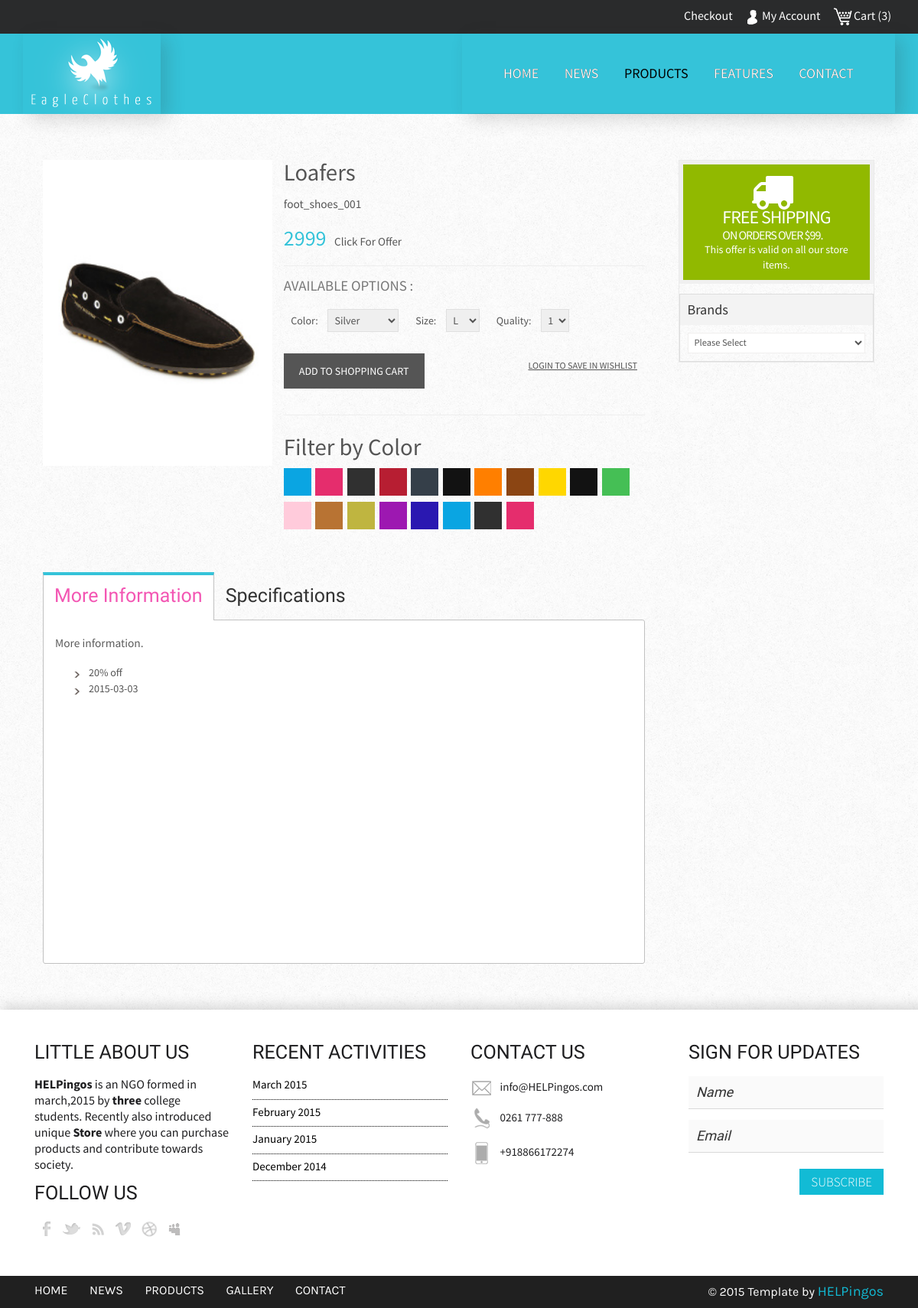
The page /singlesunny.php?product_id=15 on the database its author committed.
### tables this page shows
CREATE TABLE IF NOT EXISTS `helpingos_product` (
  `Pro_id` int(11) NOT NULL AUTO_INCREMENT,
  `pro_category_id` varchar(50) NOT NULL,
  `pro_name` varchar(100) NOT NULL,
  `pro_code` varchar(100) NOT NULL,
  `pro_gender` varchar(6) NOT NULL,
  `pro_price` float NOT NULL,
  `pro_date` varchar(30) NOT NULL,
  `pro_offer` text NOT NULL,
  `pro_description` text NOT NULL,
  `pro_image` varchar(1000) NOT NULL,
  PRIMARY KEY (`Pro_id`)
);

### singlesunny.php (the view, shortened to what this page needs)
<html>
<head>
<link href="css/bootstrap.css" rel='stylesheet' type='text/css' />
<link href="css/style.css" rel="stylesheet" type="text/css" media="all" />
<link rel="stylesheet" href="css/etalage.css">
<link type="text/css" rel="stylesheet" href="css/easy-responsive-tabs.css" />
</head>
<body>
	<div class="user-desc">
		<div class="container">
			<ul>
				<li><a href="checkout.php">Checkout</a></li>
				<li><i class="user"></i><a href="account.html">My Account</a></li>
				<li><i class="cart"></i><a href="cart.php">Cart (3)</a></li>
			</ul>
		</div>
	</div>
	<div class="header">
		<div class="header-top">
			<div class="container">
				<div class="logo">
					<a href="index.php"><img src="images/logo.png" alt="" /></a>
				</div>
				<div class="top-menu">
					<ul class="cl-effect-15">
						<li><a href="index.php" data-hover="HOME">HOME</a></li>
						<li><a href="404.php" data-hover="NEWS">NEWS</a></li>
						<li><a class="active" href="products.php">PRODUCTS</a></li>
						<li><a href="404.php" data-hover="FEATURES">FEATURES</a></li>
						<li><a href="contact.php" data-hover="CONTACT">CONTACT</a></li>
					</ul>
				</div>
				<div class="clearfix"></div>
			</div>
		</div>
	</div>
	<div class="single">
			<?php
			$conn= mysql_connect("localhost","root","");
				$query= "SELECT * FROM helpingos_product WHERE pro_id='".$_REQUEST['product_id']."'";
				$retval=mysql_query($query,$conn);
					while($product=mysql_fetch_assoc($retval)){
			echo "<div class='left_content'>";
			echo	"<div class='span_1_of_left'>";
			echo		"<div class='grid images_3_of_2'>";
			echo			"<ul id='etalage'>";
			echo				"<li>";
			echo					"<a href=''>";
			echo						"<img class='etalage_thumb_image' src='images/".$product['pro_image']."' class='img-responsive' />";
			echo					"</a>";
			echo				"</li>";
			echo			"</ul>";
			echo		"</div>";
			echo		"<div class='span1_of_1_des'>";
			echo			"<div class='desc1'>";
			echo				"<h3> ".$product['pro_name']." </h3>";
			echo				"<p>".$product['pro_code']."</p>";
			echo				"<h5> ".$product['pro_price']." <a href=''>click for offer</a></h5>";
			?>
								<div class="available">
								<h4>Available Options :</h4>
									<ul>
										<li>Color:
											<select>
											<option>Silver</option>
										</select></li>
										<li>Size:
											<select>
												<option>L</option>
											</select>
										</li>
										<li>Quality:
											<select>
												<option>1</option>
											</select>
										</li>
									</ul>
									<div class="btn_form">
										<form id="cartform" name="cartform" method="post" action="">
											<a href="single.php?page=products&action=add&id=<?php echo $product['Pro_id'] ?>"><input type="submit" name="button" id="button" value="Add to Shopping Cart" /></a>
										</form>
									</div>
									<span class="span_right"><a href="#">login to save in wishlist </a></span>
									<div class="clearfix"></div>
								</div>
								<div class="filter-by-color">
									<h3>Filter by Color</h3>
									<ul class="w_nav2">
										<li><a class="color1" href="#"></a></li>
										<li><a class="color2" href="#"></a></li>
										<li><a class="color3" href="#"></a></li>
										<li><a class="color4" href="#"></a></li>
										<li><a class="color5" href="#"></a></li>
										<li><a class="color10" href="#"></a></li>
										<li><a class="color7" href="#"></a></li>
										<li><a class="color8" href="#"></a></li>
										<li><a class="color9" href="#"></a></li>
										<li><a class="color10" href="#"></a></li>
										<li><a class="color6" href="#"></a></li>
										<li><a class="color13" href="#"></a></li>
										<li><a class="color14" href="#"></a></li>
										<li><a class="color15" href="#"></a></li>
										<li><a class="color16" href="#"></a></li>
										<li><a class="color17" href="#"></a></li>
										<li><a class="color1" href="#"></a></li>
										<li><a class="color3" href="#"></a></li>
										<li><a class="color2" href="#"></a></li>
									</ul>
								</div>
			<?php
			echo			"</div>";
			echo		"</div>";
			echo		"<div class='clearfix'></div>";
			echo	"</div>";
			echo	"<div id='horizontalTab'>";
			echo		"<ul class='resp-tabs-list'>";
			echo			"<li>More Information</li>";
			echo			"<li>Specifications</li>";
			echo		"</ul>";
			echo		"<div class='resp-tabs-container'>";
			echo			"<div class='tab-content'>";
			echo				"<p>More information.</p>";
			echo				"<ul>";
			echo					"<li>".$product['pro_offer']."</li>";
			echo					"<li>".$product['pro_date']."</li>";
			echo				"</ul>";
			echo			"</div>";
			echo		"</div>";
			echo	"</div>";
			echo"</div>";
					}
			?>
			<div class="left_sidebar">
					<div class="sellers">
						<div class="banner-wrap bottom_banner color_link">
							<a href="#" class="main_link">
							<figure><img src="images/delivery.png" alt=""></figure>
							<h5><span>Free Shipping</span><br> on orders over $99.</h5><p>This offer is valid on all our store items.</p></a>
						</div>
						<div class="brands">
							 <h1>Brands</h1>
					  		 <div class="field">
				                 <select class="select1">
				                   <option>Please Select</option>
				                  </select>
				            </div>
			    		</div>
					</div>
				</div>
          	    <div class="clearfix"></div>
		</div>
<?php include('footer.php');?>

### css/etalage.css (style rules this page uses)
#etalage { display: none; }
#etalage .etalage_thumb { background: white url(../images/loading.gif) center no-repeat; }
.etalage, .etalage_thumb, .etalage_thumb_image, .etalage_source_image, .etalage_zoom_preview, .etalage_icon, .etalage_hint { display:none }
.etalage, .etalage ul, .etalage li, .etalage img, .etalage_hint, .etalage_icon, .etalage_description { margin:0; padding:0; border:0; list-style:none }
.etalage, .etalage_magnifier div, .etalage_magnifier div img, .etalage_small_thumbs ul, ul .etalage_small_thumbs li, .etalage_zoom_area div, .etalage_zoom_img { position:relative }
.etalage img, .etalage li { -webkit-user-select:none; -khtml-user-select:none; -moz-user-select:none; -o-user-select:none; user-select:none; -webkit-user-drag:none; -moz-user-drag:none; user-drag:none }
.etalage, .etalage_small_thumbs li { float:left }
.etalage li { position:absolute }
.etalage img { vertical-align:bottom; max-width:none; }
.etalage_thumb_image { width:100% !important; }
.etalage { direction:ltr; }

### css/easy-responsive-tabs.css (style rules this page uses)
﻿ ul.resp-tabs-list, p { margin: 0px; padding: 0px; }
.resp-tabs-list li { font-size: 25px; display: inline-block; padding: 13px 15px; margin: 0; list-style: none; cursor: pointer; float: left; font-weight:400; }
.resp-tabs-container { padding: 0px; background-color: #fff; clear: left; font-size: 14px; }
.resp-tab-content { display: none; padding: 15px; }
.resp-tab-active { border: 1px solid #c1c1c1; margin-bottom: -1px !important; padding: 9px 14px 14px 14px !important; border-bottom: none; background-color: #fff; border-top: 4px solid #35c3d9; color: #f356b3; }
.resp-tab-content { border: 1px solid #c1c1c1; }
.resp-tab-content-active { display: block; }

### rows shown on the page
helpingos_product: pro_image (picture), pro_name "Loafers", pro_code "foot_shoes_001", pro_price "2999", pro_offer "20% off", pro_date "2015-03-03"
